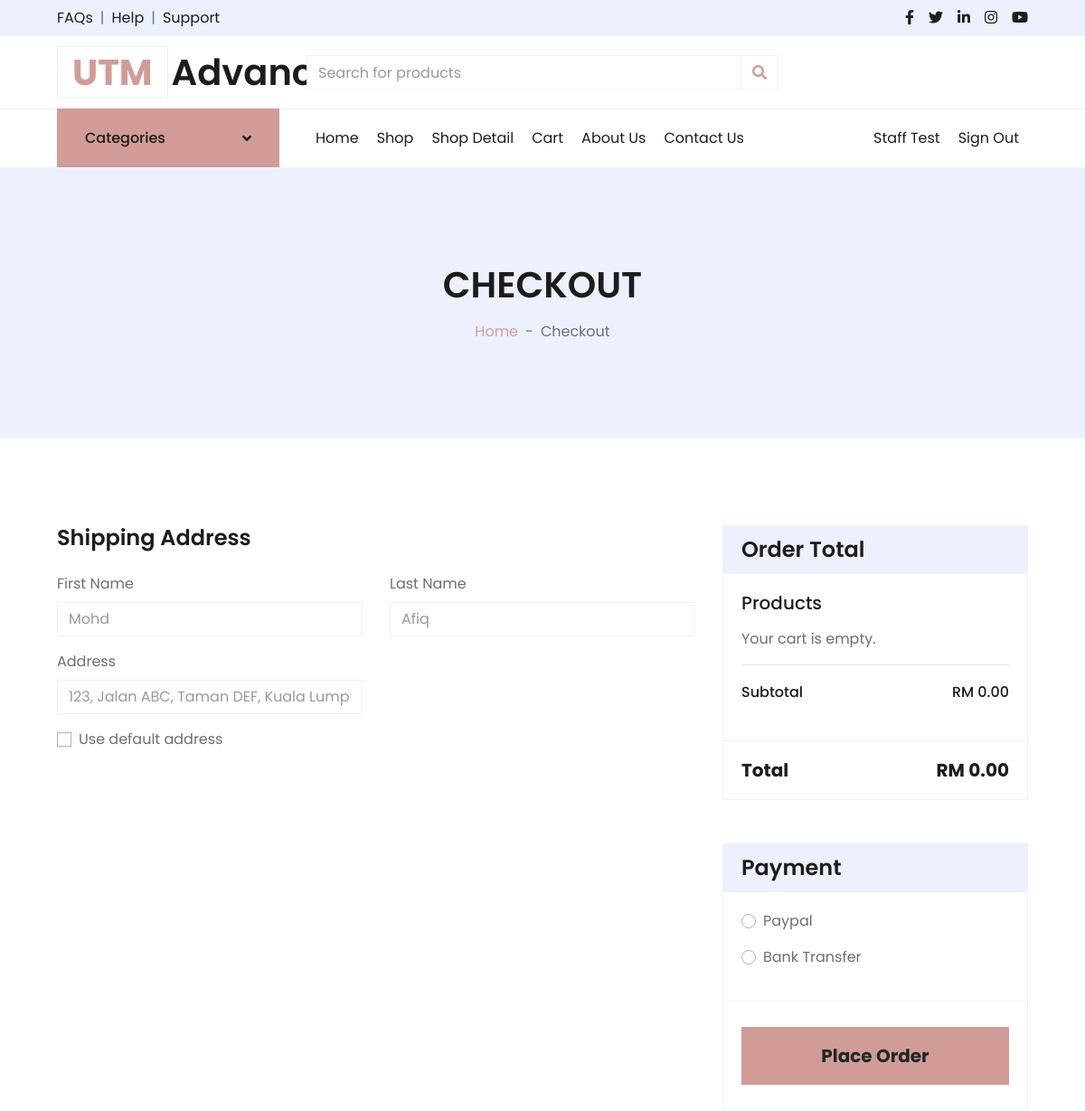
/CG/checkout.php (signed in, upper part), run on an earlier commit of the app's database.
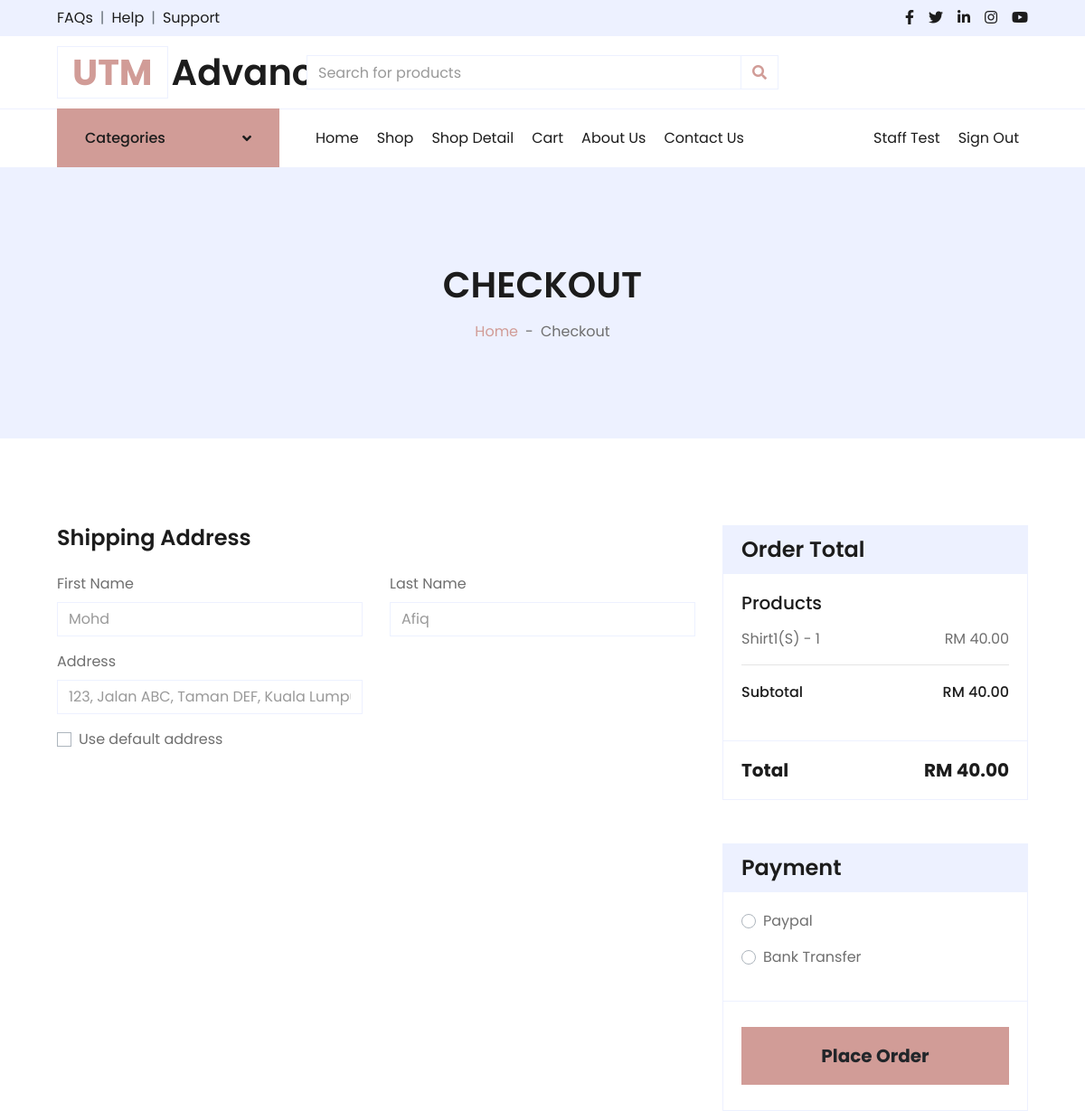
And on a later commit of the database.
### tables this page shows
CREATE TABLE `cart` (
  `CartID` int(11) NOT NULL,
  `Email` varchar(50) DEFAULT NULL,
  `ProductID` int(11) DEFAULT NULL,
  `Size` varchar(10) DEFAULT NULL,
  `Quantity` int(11) DEFAULT 1,
  `AddedDate` datetime DEFAULT current_timestamp()
);

CREATE TABLE `product` (
  `ProductID` int(11) NOT NULL,
  `ProductName` varchar(255) NOT NULL,
  `Price` decimal(10,2) NOT NULL,
  `Category` varchar(100) NOT NULL,
  `StockQuantity` int(11) NOT NULL,
  `Status` varchar(50) NOT NULL,
  `Image` varchar(255) DEFAULT NULL
);

### CG/checkout.php (the view, shortened to what the changed rows need)
<!DOCTYPE html>
<html lang="en">
<head>
    <link href="https://cdnjs.cloudflare.com/ajax/libs/font-awesome/5.10.0/css/all.min.css" rel="stylesheet">
    <link href="lib/owlcarousel/assets/owl.carousel.min.css" rel="stylesheet">
    <link href="css/style.css" rel="stylesheet">
</head>
<body>
    <div class="container-fluid">
        <div class="row align-items-center py-3 px-xl-5">
            <div class="col-lg-3 d-none d-lg-block">
                <a href="" class="text-decoration-none">
                    <h1 class="m-0 display-5 font-weight-semi-bold"><span class="text-primary font-weight-bold border px-3 mr-1">UTM</span>Advance</h1>
                </a>
            </div>
        </div>
    </div>
    <div class="container-fluid bg-secondary mb-5">
        <div class="d-flex flex-column align-items-center justify-content-center" style="min-height: 300px">
            <h1 class="font-weight-semi-bold text-uppercase mb-3">Checkout</h1>
        </div>
    </div>
    <div class="container-fluid pt-5">
        <div class="row px-xl-5">
            <div class="col-lg-4">
                <div class="card border-secondary mb-5">
                    <div class="card-body">
						<?php
						require '../Function/config.php';
						$email = $_SESSION['email'];
						$subtotal = 0;
						$sql = "SELECT p.ProductName, p.Price, c.Quantity , c.Size
								FROM cart c
								JOIN product p ON c.ProductID = p.ProductID
								WHERE c.Email = ?";
						$stmt = $con->prepare($sql);
						$stmt->bind_param('s', $email);
						$stmt->execute();
						$result = $stmt->get_result();
						if($result->num_rows > 0){
							while($row = $result->fetch_assoc()){
								$itemTotal = $row['Quantity'] * $row['Price'];
								$subtotal += $itemTotal;
								echo '<div class="d-flex justify-content-between">
									<p>' . htmlspecialchars($row['ProductName']) . '(' . htmlspecialchars($row['Size']) . ') - ' . $row['Quantity'] . '</p>
									<p>RM ' . number_format($itemTotal, 2) . '</p>
									</div>';
							}
						} else {
							echo '<div class = "d-flex justify-content-between">
									<p>Your cart is empty.</p>
								  </div>';
						}
						echo '<hr class="mt-0">
							  <div class = "d-flex justify-content-between mb-3 pt-1">
									<h6 class="font-weight-medium">Subtotal</h6>
									<h6 class="font-weight-medium">RM '. number_format($subtotal, 2) .'</h6>
							  </div>';
						$total = $subtotal;
						?>
                    </div>
                    <div class="card-footer border-secondary bg-transparent">
                        <div class="d-flex justify-content-between mt-2">
                            <h5 class="font-weight-bold">Total</h5>
                            <h5 class="font-weight-bold">RM <?php echo number_format($total, 2); ?></h5>
                        </div>
                    </div>
                </div>
            </div>
        </div>
    </div>
</body>
</html>

What changed in the data, as far as the page shows it:
added cart: ProductID.ProductName "Shirt1", Size "S", Quantity "1", ProductID.Price "40.00"
Also different on the page:
$subtotal: "0.00" → "40.00"
$total: "0.00" → "40.00"
text no longer shown: "Your cart is empty."
